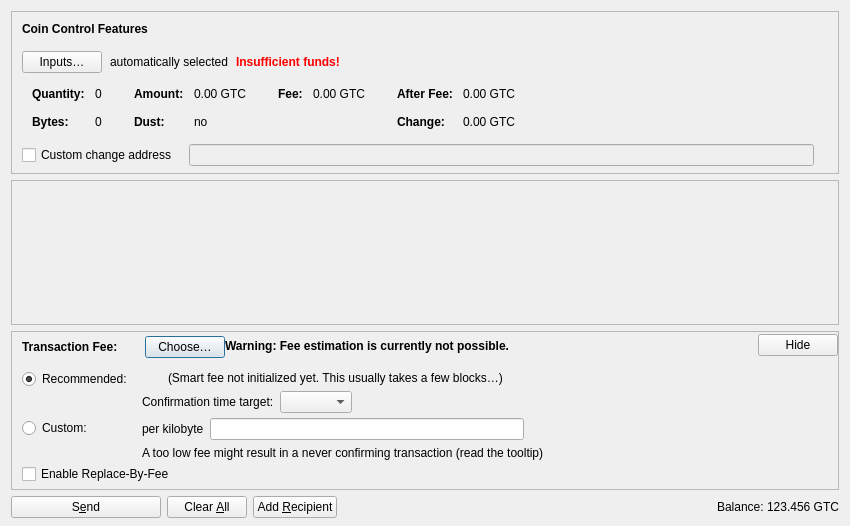
<?xml version="1.0" encoding="UTF-8"?>
<ui version="4.0">
 <class>SendCoinsDialog</class>
 <widget class="QDialog" name="SendCoinsDialog">
  <property name="geometry">
   <rect>
    <x>0</x>
    <y>0</y>
    <width>850</width>
    <height>526</height>
   </rect>
  </property>
  <property name="windowTitle">
   <string>Send Coins</string>
  </property>
  <layout class="QVBoxLayout" name="verticalLayout" stretch="0,1,0,0">
   <property name="bottomMargin">
    <number>8</number>
   </property>
   <item>
    <widget class="QFrame" name="frameCoinControl">
     <property name="sizePolicy">
      <sizepolicy hsizetype="Expanding" vsizetype="Expanding">
       <horstretch>0</horstretch>
       <verstretch>0</verstretch>
      </sizepolicy>
     </property>
     <property name="maximumSize">
      <size>
       <width>16777215</width>
       <height>16777215</height>
      </size>
     </property>
     <property name="frameShape">
      <enum>QFrame::StyledPanel</enum>
     </property>
     <property name="frameShadow">
      <enum>QFrame::Sunken</enum>
     </property>
     <layout class="QVBoxLayout" name="verticalLayoutCoinControl2">
      <property name="spacing">
       <number>0</number>
      </property>
      <property name="leftMargin">
       <number>0</number>
      </property>
      <property name="topMargin">
       <number>0</number>
      </property>
      <property name="rightMargin">
       <number>0</number>
      </property>
      <property name="bottomMargin">
       <number>6</number>
      </property>
      <item>
       <layout class="QVBoxLayout" name="verticalLayoutCoinControl" stretch="0,0,0,0,1">
        <property name="spacing">
         <number>0</number>
        </property>
        <property name="leftMargin">
         <number>10</number>
        </property>
        <property name="topMargin">
         <number>10</number>
        </property>
        <item>
         <layout class="QHBoxLayout" name="horizontalLayoutCoinControl1">
          <property name="bottomMargin">
           <number>15</number>
          </property>
          <item>
           <widget class="QLabel" name="labelCoinControlFeatures">
            <property name="sizePolicy">
             <sizepolicy hsizetype="Preferred" vsizetype="Maximum">
              <horstretch>0</horstretch>
              <verstretch>0</verstretch>
             </sizepolicy>
            </property>
            <property name="font">
             <font>
              <weight>75</weight>
              <bold>true</bold>
             </font>
            </property>
            <property name="styleSheet">
             <string notr="true">font-weight:bold;</string>
            </property>
            <property name="text">
             <string>Coin Control Features</string>
            </property>
           </widget>
          </item>
         </layout>
        </item>
        <item>
         <layout class="QHBoxLayout" name="horizontalLayoutCoinControl2" stretch="0,0,0,0">
          <property name="spacing">
           <number>8</number>
          </property>
          <property name="bottomMargin">
           <number>10</number>
          </property>
          <item>
           <widget class="QPushButton" name="pushButtonCoinControl">
            <property name="styleSheet">
             <string notr="true"/>
            </property>
            <property name="text">
             <string>Inputs…</string>
            </property>
            <property name="autoDefault">
             <bool>false</bool>
            </property>
           </widget>
          </item>
          <item>
           <widget class="QLabel" name="labelCoinControlAutomaticallySelected">
            <property name="text">
             <string>automatically selected</string>
            </property>
            <property name="margin">
             <number>5</number>
            </property>
           </widget>
          </item>
          <item>
           <widget class="QLabel" name="labelCoinControlInsuffFunds">
            <property name="font">
             <font>
              <weight>75</weight>
              <bold>true</bold>
             </font>
            </property>
            <property name="styleSheet">
             <string notr="true">color:red;font-weight:bold;</string>
            </property>
            <property name="text">
             <string>Insufficient funds!</string>
            </property>
            <property name="margin">
             <number>5</number>
            </property>
           </widget>
          </item>
          <item>
           <spacer name="horizontalSpacerCoinControl">
            <property name="orientation">
             <enum>Qt::Horizontal</enum>
            </property>
            <property name="sizeHint" stdset="0">
             <size>
              <width>40</width>
              <height>1</height>
             </size>
            </property>
           </spacer>
          </item>
         </layout>
        </item>
        <item>
         <widget class="QWidget" name="widgetCoinControl" native="true">
          <property name="sizePolicy">
           <sizepolicy hsizetype="Preferred" vsizetype="Preferred">
            <horstretch>0</horstretch>
            <verstretch>0</verstretch>
           </sizepolicy>
          </property>
          <property name="minimumSize">
           <size>
            <width>0</width>
            <height>0</height>
           </size>
          </property>
          <property name="styleSheet">
           <string notr="true"/>
          </property>
          <layout class="QHBoxLayout" name="horizontalLayoutCoinControl5">
           <property name="leftMargin">
            <number>0</number>
           </property>
           <property name="topMargin">
            <number>0</number>
           </property>
           <property name="rightMargin">
            <number>0</number>
           </property>
           <property name="bottomMargin">
            <number>0</number>
           </property>
           <item>
            <layout class="QHBoxLayout" name="horizontalLayoutCoinControl3" stretch="0,0,0,1">
             <property name="spacing">
              <number>20</number>
             </property>
             <property name="topMargin">
              <number>0</number>
             </property>
             <property name="bottomMargin">
              <number>10</number>
             </property>
             <item>
              <layout class="QFormLayout" name="formLayoutCoinControl1">
               <property name="horizontalSpacing">
                <number>10</number>
               </property>
               <property name="verticalSpacing">
                <number>14</number>
               </property>
               <property name="leftMargin">
                <number>10</number>
               </property>
               <property name="topMargin">
                <number>4</number>
               </property>
               <property name="rightMargin">
                <number>6</number>
               </property>
               <item row="0" column="0">
                <widget class="QLabel" name="labelCoinControlQuantityText">
                 <property name="font">
                  <font>
                   <weight>75</weight>
                   <bold>true</bold>
                  </font>
                 </property>
                 <property name="text">
                  <string>Quantity:</string>
                 </property>
                 <property name="margin">
                  <number>0</number>
                 </property>
                </widget>
               </item>
               <item row="0" column="1">
                <widget class="QLabel" name="labelCoinControlQuantity">
                 <property name="cursor">
                  <cursorShape>IBeamCursor</cursorShape>
                 </property>
                 <property name="contextMenuPolicy">
                  <enum>Qt::ActionsContextMenu</enum>
                 </property>
                 <property name="text">
                  <string notr="true">0</string>
                 </property>
                 <property name="margin">
                  <number>0</number>
                 </property>
                 <property name="textInteractionFlags">
                  <set>Qt::LinksAccessibleByMouse|Qt::TextSelectableByKeyboard|Qt::TextSelectableByMouse</set>
                 </property>
                </widget>
               </item>
               <item row="1" column="0">
                <widget class="QLabel" name="labelCoinControlBytesText">
                 <property name="font">
                  <font>
                   <weight>75</weight>
                   <bold>true</bold>
                  </font>
                 </property>
                 <property name="text">
                  <string>Bytes:</string>
                 </property>
                </widget>
               </item>
               <item row="1" column="1">
                <widget class="QLabel" name="labelCoinControlBytes">
                 <property name="cursor">
                  <cursorShape>IBeamCursor</cursorShape>
                 </property>
                 <property name="contextMenuPolicy">
                  <enum>Qt::ActionsContextMenu</enum>
                 </property>
                 <property name="text">
                  <string notr="true">0</string>
                 </property>
                 <property name="textInteractionFlags">
                  <set>Qt::LinksAccessibleByMouse|Qt::TextSelectableByKeyboard|Qt::TextSelectableByMouse</set>
                 </property>
                </widget>
               </item>
              </layout>
             </item>
             <item>
              <layout class="QFormLayout" name="formLayoutCoinControl2">
               <property name="horizontalSpacing">
                <number>10</number>
               </property>
               <property name="verticalSpacing">
                <number>14</number>
               </property>
               <property name="leftMargin">
                <number>6</number>
               </property>
               <property name="topMargin">
                <number>4</number>
               </property>
               <property name="rightMargin">
                <number>6</number>
               </property>
               <item row="0" column="0">
                <widget class="QLabel" name="labelCoinControlAmountText">
                 <property name="font">
                  <font>
                   <weight>75</weight>
                   <bold>true</bold>
                  </font>
                 </property>
                 <property name="text">
                  <string>Amount:</string>
                 </property>
                 <property name="margin">
                  <number>0</number>
                 </property>
                </widget>
               </item>
               <item row="0" column="1">
                <widget class="QLabel" name="labelCoinControlAmount">
                 <property name="cursor">
                  <cursorShape>IBeamCursor</cursorShape>
                 </property>
                 <property name="contextMenuPolicy">
                  <enum>Qt::ActionsContextMenu</enum>
                 </property>
                 <property name="text">
                  <string notr="true">0.00 GTC</string>
                 </property>
                 <property name="textInteractionFlags">
                  <set>Qt::LinksAccessibleByMouse|Qt::TextSelectableByKeyboard|Qt::TextSelectableByMouse</set>
                 </property>
                </widget>
               </item>
               <item row="1" column="0">
                <widget class="QLabel" name="labelCoinControlLowOutputText">
                 <property name="font">
                  <font>
                   <weight>75</weight>
                   <bold>true</bold>
                  </font>
                 </property>
                 <property name="text">
                  <string>Dust:</string>
                 </property>
                </widget>
               </item>
               <item row="1" column="1">
                <widget class="QLabel" name="labelCoinControlLowOutput">
                 <property name="cursor">
                  <cursorShape>IBeamCursor</cursorShape>
                 </property>
                 <property name="contextMenuPolicy">
                  <enum>Qt::ActionsContextMenu</enum>
                 </property>
                 <property name="text">
                  <string notr="true">no</string>
                 </property>
                 <property name="textInteractionFlags">
                  <set>Qt::LinksAccessibleByMouse|Qt::TextSelectableByKeyboard|Qt::TextSelectableByMouse</set>
                 </property>
                </widget>
               </item>
              </layout>
             </item>
             <item>
              <layout class="QFormLayout" name="formLayoutCoinControl3">
               <property name="horizontalSpacing">
                <number>10</number>
               </property>
               <property name="verticalSpacing">
                <number>14</number>
               </property>
               <property name="leftMargin">
                <number>6</number>
               </property>
               <property name="topMargin">
                <number>4</number>
               </property>
               <property name="rightMargin">
                <number>6</number>
               </property>
               <item row="0" column="0">
                <widget class="QLabel" name="labelCoinControlFeeText">
                 <property name="font">
                  <font>
                   <weight>75</weight>
                   <bold>true</bold>
                  </font>
                 </property>
                 <property name="text">
                  <string>Fee:</string>
                 </property>
                 <property name="margin">
                  <number>0</number>
                 </property>
                </widget>
               </item>
               <item row="0" column="1">
                <widget class="QLabel" name="labelCoinControlFee">
                 <property name="cursor">
                  <cursorShape>IBeamCursor</cursorShape>
                 </property>
                 <property name="contextMenuPolicy">
                  <enum>Qt::ActionsContextMenu</enum>
                 </property>
                 <property name="text">
                  <string notr="true">0.00 GTC</string>
                 </property>
                 <property name="textInteractionFlags">
                  <set>Qt::LinksAccessibleByMouse|Qt::TextSelectableByKeyboard|Qt::TextSelectableByMouse</set>
                 </property>
                </widget>
               </item>
              </layout>
             </item>
             <item>
              <layout class="QFormLayout" name="formLayoutCoinControl4">
               <property name="horizontalSpacing">
                <number>10</number>
               </property>
               <property name="verticalSpacing">
                <number>14</number>
               </property>
               <property name="leftMargin">
                <number>6</number>
               </property>
               <property name="topMargin">
                <number>4</number>
               </property>
               <property name="rightMargin">
                <number>6</number>
               </property>
               <item row="0" column="0">
                <widget class="QLabel" name="labelCoinControlAfterFeeText">
                 <property name="font">
                  <font>
                   <weight>75</weight>
                   <bold>true</bold>
                  </font>
                 </property>
                 <property name="text">
                  <string>After Fee:</string>
                 </property>
                 <property name="margin">
                  <number>0</number>
                 </property>
                </widget>
               </item>
               <item row="0" column="1">
                <widget class="QLabel" name="labelCoinControlAfterFee">
                 <property name="cursor">
                  <cursorShape>IBeamCursor</cursorShape>
                 </property>
                 <property name="contextMenuPolicy">
                  <enum>Qt::ActionsContextMenu</enum>
                 </property>
                 <property name="text">
                  <string notr="true">0.00 GTC</string>
                 </property>
                 <property name="textInteractionFlags">
                  <set>Qt::LinksAccessibleByMouse|Qt::TextSelectableByKeyboard|Qt::TextSelectableByMouse</set>
                 </property>
                </widget>
               </item>
               <item row="1" column="0">
                <widget class="QLabel" name="labelCoinControlChangeText">
                 <property name="font">
                  <font>
                   <weight>75</weight>
                   <bold>true</bold>
                  </font>
                 </property>
                 <property name="text">
                  <string>Change:</string>
                 </property>
                </widget>
               </item>
               <item row="1" column="1">
                <widget class="QLabel" name="labelCoinControlChange">
                 <property name="cursor">
                  <cursorShape>IBeamCursor</cursorShape>
                 </property>
                 <property name="contextMenuPolicy">
                  <enum>Qt::ActionsContextMenu</enum>
                 </property>
                 <property name="text">
                  <string notr="true">0.00 GTC</string>
                 </property>
                 <property name="textInteractionFlags">
                  <set>Qt::LinksAccessibleByMouse|Qt::TextSelectableByKeyboard|Qt::TextSelectableByMouse</set>
                 </property>
                </widget>
               </item>
              </layout>
             </item>
            </layout>
           </item>
          </layout>
         </widget>
        </item>
        <item>
         <layout class="QHBoxLayout" name="horizontalLayoutCoinControl4" stretch="0,0,0">
          <property name="spacing">
           <number>12</number>
          </property>
          <property name="sizeConstraint">
           <enum>QLayout::SetDefaultConstraint</enum>
          </property>
          <property name="topMargin">
           <number>5</number>
          </property>
          <property name="rightMargin">
           <number>5</number>
          </property>
          <item>
           <widget class="QCheckBox" name="checkBoxCoinControlChange">
            <property name="toolTip">
             <string>If this is activated, but the change address is empty or invalid, change will be sent to a newly generated address.</string>
            </property>
            <property name="text">
             <string>Custom change address</string>
            </property>
           </widget>
          </item>
          <item>
           <widget class="QValidatedLineEdit" name="lineEditCoinControlChange">
            <property name="enabled">
             <bool>false</bool>
            </property>
            <property name="sizePolicy">
             <sizepolicy hsizetype="Expanding" vsizetype="Fixed">
              <horstretch>0</horstretch>
              <verstretch>0</verstretch>
             </sizepolicy>
            </property>
           </widget>
          </item>
          <item>
           <widget class="QLabel" name="labelCoinControlChangeLabel">
            <property name="sizePolicy">
             <sizepolicy hsizetype="Preferred" vsizetype="Expanding">
              <horstretch>0</horstretch>
              <verstretch>0</verstretch>
             </sizepolicy>
            </property>
            <property name="minimumSize">
             <size>
              <width>0</width>
              <height>0</height>
             </size>
            </property>
            <property name="text">
             <string/>
            </property>
            <property name="margin">
             <number>3</number>
            </property>
           </widget>
          </item>
         </layout>
        </item>
        <item>
         <spacer name="verticalSpacerCoinControl">
          <property name="orientation">
           <enum>Qt::Vertical</enum>
          </property>
          <property name="sizeHint" stdset="0">
           <size>
            <width>800</width>
            <height>1</height>
           </size>
          </property>
         </spacer>
        </item>
       </layout>
      </item>
     </layout>
    </widget>
   </item>
   <item>
    <widget class="QScrollArea" name="scrollArea">
     <property name="widgetResizable">
      <bool>true</bool>
     </property>
     <widget class="QWidget" name="scrollAreaWidgetContents">
      <property name="geometry">
       <rect>
        <x>0</x>
        <y>0</y>
        <width>830</width>
        <height>104</height>
       </rect>
      </property>
      <layout class="QVBoxLayout" name="verticalLayout_2" stretch="0,1">
       <property name="leftMargin">
        <number>0</number>
       </property>
       <property name="topMargin">
        <number>0</number>
       </property>
       <property name="rightMargin">
        <number>0</number>
       </property>
       <property name="bottomMargin">
        <number>0</number>
       </property>
       <item>
        <layout class="QVBoxLayout" name="entries">
         <property name="spacing">
          <number>6</number>
         </property>
        </layout>
       </item>
       <item>
        <spacer name="verticalSpacer">
         <property name="orientation">
          <enum>Qt::Vertical</enum>
         </property>
         <property name="sizeHint" stdset="0">
          <size>
           <width>20</width>
           <height>40</height>
          </size>
         </property>
        </spacer>
       </item>
      </layout>
     </widget>
    </widget>
   </item>
   <item>
    <widget class="QFrame" name="frameFee">
     <property name="sizePolicy">
      <sizepolicy hsizetype="Expanding" vsizetype="Expanding">
       <horstretch>0</horstretch>
       <verstretch>0</verstretch>
      </sizepolicy>
     </property>
     <property name="maximumSize">
      <size>
       <width>16777215</width>
       <height>16777215</height>
      </size>
     </property>
     <property name="frameShape">
      <enum>QFrame::StyledPanel</enum>
     </property>
     <property name="frameShadow">
      <enum>QFrame::Sunken</enum>
     </property>
     <layout class="QVBoxLayout" name="verticalLayoutFee1">
      <property name="spacing">
       <number>0</number>
      </property>
      <property name="leftMargin">
       <number>0</number>
      </property>
      <property name="topMargin">
       <number>0</number>
      </property>
      <property name="rightMargin">
       <number>0</number>
      </property>
      <property name="bottomMargin">
       <number>0</number>
      </property>
      <item>
       <layout class="QVBoxLayout" name="verticalLayoutFee2" stretch="0,0,0">
        <property name="spacing">
         <number>0</number>
        </property>
        <property name="leftMargin">
         <number>10</number>
        </property>
        <property name="topMargin">
         <number>0</number>
        </property>
        <item>
         <layout class="QHBoxLayout" name="horizontalLayoutFee1">
          <property name="bottomMargin">
           <number>0</number>
          </property>
          <item>
           <layout class="QVBoxLayout" name="verticalLayoutFee7">
            <property name="spacing">
             <number>0</number>
            </property>
            <item>
             <spacer name="verticalSpacerSmartFee">
              <property name="orientation">
               <enum>Qt::Vertical</enum>
              </property>
              <property name="sizeType">
               <enum>QSizePolicy::Fixed</enum>
              </property>
              <property name="sizeHint" stdset="0">
               <size>
                <width>1</width>
                <height>4</height>
               </size>
              </property>
             </spacer>
            </item>
            <item>
             <layout class="QHBoxLayout" name="horizontalLayoutSmartFee">
              <property name="spacing">
               <number>10</number>
              </property>
              <item>
               <widget class="QLabel" name="labelFeeHeadline">
                <property name="sizePolicy">
                 <sizepolicy hsizetype="Preferred" vsizetype="Maximum">
                  <horstretch>0</horstretch>
                  <verstretch>0</verstretch>
                 </sizepolicy>
                </property>
                <property name="font">
                 <font>
                  <weight>75</weight>
                  <bold>true</bold>
                 </font>
                </property>
                <property name="styleSheet">
                 <string notr="true">font-weight:bold;</string>
                </property>
                <property name="text">
                 <string>Transaction Fee:</string>
                </property>
               </widget>
              </item>
              <item>
               <widget class="QLabel" name="labelFeeMinimized">
                <property name="text">
                 <string/>
                </property>
               </widget>
              </item>
              <item>
               <widget class="QPushButton" name="buttonChooseFee">
                <property name="text">
                 <string>Choose…</string>
                </property>
               </widget>
              </item>
             </layout>
            </item>
            <item>
             <spacer name="verticalSpacer_5">
              <property name="orientation">
               <enum>Qt::Vertical</enum>
              </property>
              <property name="sizeHint" stdset="0">
               <size>
                <width>1</width>
                <height>1</height>
               </size>
              </property>
             </spacer>
            </item>
           </layout>
          </item>
          <item>
           <widget class="QLabel" name="fallbackFeeWarningLabel">
            <property name="toolTip">
             <string>Using the fallbackfee can result in sending a transaction that will take several hours or days (or never) to confirm. Consider choosing your fee manually or wait until you have validated the complete chain.</string>
            </property>
            <property name="font">
            <font>
                <weight>75</weight>
                <bold>true</bold>
            </font>
            </property>
            <property name="text">
             <string>Warning: Fee estimation is currently not possible.</string>
            </property>
            <property name="wordWrap">
             <bool>false</bool>
            </property>
           </widget>
          </item>
          <item>
           <spacer name="horizontalSpacer_4">
            <property name="orientation">
             <enum>Qt::Horizontal</enum>
            </property>
            <property name="sizeType">
             <enum>QSizePolicy::MinimumExpanding</enum>
            </property>
            <property name="sizeHint" stdset="0">
             <size>
              <width>40</width>
              <height>20</height>
             </size>
            </property>
           </spacer>
          </item>
          <item>
           <widget class="QPushButton" name="buttonMinimizeFee">
            <property name="toolTip">
             <string>Hide transaction fee settings</string>
            </property>
            <property name="text">
             <string>Hide</string>
            </property>
           </widget>
          </item>
         </layout>
        </item>
        <item>
         <widget class="QFrame" name="frameFeeSelection">
          <layout class="QVBoxLayout" name="verticalLayoutFee12">
           <property name="spacing">
            <number>0</number>
           </property>
           <property name="leftMargin">
            <number>0</number>
           </property>
           <property name="topMargin">
            <number>0</number>
           </property>
           <property name="rightMargin">
            <number>0</number>
           </property>
           <property name="bottomMargin">
            <number>0</number>
           </property>
           <item>
            <layout class="QGridLayout" name="gridLayoutFee">
             <property name="topMargin">
              <number>10</number>
             </property>
             <property name="bottomMargin">
              <number>4</number>
             </property>
             <property name="horizontalSpacing">
              <number>10</number>
             </property>
             <property name="verticalSpacing">
              <number>4</number>
             </property>
             <item row="1" column="1">
              <layout class="QVBoxLayout" name="verticalLayoutFee8">
               <property name="spacing">
                <number>6</number>
               </property>
               <item>
                <layout class="QHBoxLayout" name="horizontalLayoutFee13">
                 <item>
                  <widget class="QLabel" name="labelCustomPerKilobyte">
                   <property name="toolTip">
                    <string>Specify a custom fee per kB (1,000 bytes) of the transaction's virtual size.

Note:  Since the fee is calculated on a per-byte basis, a fee rate of "100 satoshis per kvB" for a transaction size of 500 virtual bytes (half of 1 kvB) would ultimately yield a fee of only 50 satoshis.</string>
                   </property>
                   <property name="text">
                    <string>per kilobyte</string>
                   </property>
                  </widget>
                 </item>
                 <item>
                  <widget class="GarliccoinAmountField" name="customFee"/>
                 </item>
                 <item>
                  <spacer name="horizontalSpacer_6">
                   <property name="orientation">
                    <enum>Qt::Horizontal</enum>
                   </property>
                   <property name="sizeHint" stdset="0">
                    <size>
                     <width>1</width>
                     <height>1</height>
                    </size>
                   </property>
                  </spacer>
                 </item>
                </layout>
               </item>
               <item>
                <layout class="QHBoxLayout" name="horizontalLayoutFee8">
                 <item>
                  <widget class="QLabel" name="labelCustomFeeWarning">
                   <property name="enabled">
                    <bool>true</bool>
                   </property>
                   <property name="toolTip">
                    <string>When there is less transaction volume than space in the blocks, miners as well as relaying nodes may enforce a minimum fee. Paying only this minimum fee is just fine, but be aware that this can result in a never confirming transaction once there is more demand for garliccoin transactions than the network can process.</string>
                   </property>
                   <property name="text">
                    <string>A too low fee might result in a never confirming transaction (read the tooltip)</string>
                   </property>
                  </widget>
                 </item>
                 <item>
                  <spacer name="horizontalSpacer_2">
                   <property name="orientation">
                    <enum>Qt::Horizontal</enum>
                   </property>
                   <property name="sizeHint" stdset="0">
                    <size>
                     <width>1</width>
                     <height>1</height>
                    </size>
                   </property>
                  </spacer>
                 </item>
                </layout>
               </item>
              </layout>
             </item>
             <item row="0" column="0">
              <layout class="QVBoxLayout" name="verticalLayoutFee4" stretch="0,1">
               <item>
                <widget class="QRadioButton" name="radioSmartFee">
                 <property name="text">
                  <string>Recommended:</string>
                 </property>
                 <property name="checked">
                  <bool>true</bool>
                 </property>
                 <attribute name="buttonGroup">
                  <string notr="true">groupFee</string>
                 </attribute>
                </widget>
               </item>
               <item>
                <spacer name="verticalSpacer_2">
                 <property name="orientation">
                  <enum>Qt::Vertical</enum>
                 </property>
                 <property name="sizeHint" stdset="0">
                  <size>
                   <width>1</width>
                   <height>1</height>
                  </size>
                 </property>
                </spacer>
               </item>
              </layout>
             </item>
             <item row="1" column="0">
              <layout class="QVBoxLayout" name="verticalLayoutFee9" stretch="0,1">
               <item>
                <widget class="QRadioButton" name="radioCustomFee">
                 <property name="text">
                  <string>Custom:</string>
                 </property>
                 <attribute name="buttonGroup">
                  <string notr="true">groupFee</string>
                 </attribute>
                </widget>
               </item>
               <item>
                <spacer name="verticalSpacer_6">
                 <property name="orientation">
                  <enum>Qt::Vertical</enum>
                 </property>
                 <property name="sizeHint" stdset="0">
                  <size>
                   <width>1</width>
                   <height>1</height>
                  </size>
                 </property>
                </spacer>
               </item>
              </layout>
             </item>
             <item row="0" column="1">
              <layout class="QVBoxLayout" name="verticalLayoutFee3" stretch="0,0,1">
               <property name="spacing">
                <number>6</number>
               </property>
               <property name="topMargin">
                <number>2</number>
               </property>
               <item>
                <layout class="QHBoxLayout" name="horizontalLayoutFee12">
                 <item>
                  <widget class="QLabel" name="labelSmartFee">
                   <property name="text">
                    <string/>
                   </property>
                  </widget>
                 </item>
                 <item>
                  <widget class="QLabel" name="labelFeeEstimation">
                   <property name="text">
                    <string/>
                   </property>
                  </widget>
                 </item>
                 <item>
                  <widget class="QLabel" name="labelSmartFee2">
                   <property name="text">
                    <string>(Smart fee not initialized yet. This usually takes a few blocks…)</string>
                   </property>
                  </widget>
                 </item>
                 <item>
                  <spacer name="horizontalSpacer_5">
                   <property name="orientation">
                    <enum>Qt::Horizontal</enum>
                   </property>
                   <property name="sizeHint" stdset="0">
                    <size>
                     <width>1</width>
                     <height>1</height>
                    </size>
                   </property>
                  </spacer>
                 </item>
                </layout>
               </item>
               <item>
                <layout class="QHBoxLayout" name="horizontalLayoutFee9">
                 <item>
                  <layout class="QVBoxLayout" name="verticalLayoutFee6">
                   <item>
                    <widget class="QLabel" name="labelSmartFee3">
                     <property name="text">
                      <string>Confirmation time target:</string>
                     </property>
                    </widget>
                   </item>
                  </layout>
                 </item>
                 <item>
                  <layout class="QVBoxLayout" name="verticalLayoutFee5">
                   <property name="rightMargin">
                    <number>30</number>
                   </property>
                   <item>
                    <layout class="QHBoxLayout" name="horizontalLayoutConfTarget">
                     <property name="bottomMargin">
                      <number>0</number>
                     </property>
                     <item>
                      <widget class="QComboBox" name="confTargetSelector"/>
                     </item>
                     <item>
                      <spacer name="horizontalSpacerConfTarget">
                       <property name="orientation">
                        <enum>Qt::Horizontal</enum>
                       </property>
                       <property name="sizeHint" stdset="0">
                        <size>
                         <width>40</width>
                         <height>20</height>
                        </size>
                       </property>
                      </spacer>
                     </item>
                    </layout>
                   </item>
                  </layout>
                 </item>
                </layout>
               </item>
               <item>
                <spacer name="verticalSpacer_4">
                 <property name="orientation">
                  <enum>Qt::Vertical</enum>
                 </property>
                 <property name="sizeHint" stdset="0">
                  <size>
                   <width>1</width>
                   <height>1</height>
                  </size>
                 </property>
                </spacer>
               </item>
              </layout>
             </item>
            </layout>
           </item>
           <item>
            <widget class="QCheckBox" name="optInRBF">
             <property name="text">
              <string>Enable Replace-By-Fee</string>
             </property>
             <property name="toolTip">
              <string>With Replace-By-Fee (BIP-125) you can increase a transaction's fee after it is sent. Without this, a higher fee may be recommended to compensate for increased transaction delay risk.</string>
             </property>
            </widget>
           </item>
          </layout>
         </widget>
        </item>
        <item>
         <spacer name="verticalSpacerFee">
          <property name="orientation">
           <enum>Qt::Vertical</enum>
          </property>
          <property name="sizeHint" stdset="0">
           <size>
            <width>40</width>
            <height>5</height>
           </size>
          </property>
         </spacer>
        </item>
       </layout>
      </item>
     </layout>
    </widget>
   </item>
   <item>
    <layout class="QHBoxLayout" name="horizontalLayout">
     <item>
      <widget class="QPushButton" name="sendButton">
       <property name="minimumSize">
        <size>
         <width>150</width>
         <height>0</height>
        </size>
       </property>
       <property name="toolTip">
        <string>Confirm the send action</string>
       </property>
       <property name="text">
        <string>S&amp;end</string>
       </property>
       <property name="icon">
        <iconset resource="../garliccoin.qrc">
         <normaloff>:/icons/send</normaloff>:/icons/send</iconset>
       </property>
       <property name="autoDefault">
        <bool>false</bool>
       </property>
       <property name="default">
        <bool>false</bool>
       </property>
      </widget>
     </item>
     <item>
      <widget class="QPushButton" name="clearButton">
       <property name="sizePolicy">
        <sizepolicy hsizetype="Minimum" vsizetype="Fixed">
         <horstretch>0</horstretch>
         <verstretch>0</verstretch>
        </sizepolicy>
       </property>
       <property name="toolTip">
        <string>Clear all fields of the form.</string>
       </property>
       <property name="text">
        <string>Clear &amp;All</string>
       </property>
       <property name="icon">
        <iconset resource="../garliccoin.qrc">
         <normaloff>:/icons/remove</normaloff>:/icons/remove</iconset>
       </property>
       <property name="autoDefault">
        <bool>false</bool>
       </property>
      </widget>
     </item>
     <item>
      <widget class="QPushButton" name="addButton">
       <property name="toolTip">
        <string>Send to multiple recipients at once</string>
       </property>
       <property name="text">
        <string>Add &amp;Recipient</string>
       </property>
       <property name="icon">
        <iconset resource="../garliccoin.qrc">
         <normaloff>:/icons/add</normaloff>:/icons/add</iconset>
       </property>
       <property name="autoDefault">
        <bool>false</bool>
       </property>
      </widget>
     </item>
     <item>
      <spacer name="horizontalSpacer">
       <property name="orientation">
        <enum>Qt::Horizontal</enum>
       </property>
       <property name="sizeHint" stdset="0">
        <size>
         <width>40</width>
         <height>20</height>
        </size>
       </property>
      </spacer>
     </item>
     <item>
      <layout class="QHBoxLayout" name="horizontalLayout_2">
       <property name="spacing">
        <number>3</number>
       </property>
       <item>
        <widget class="QLabel" name="labelBalanceName">
         <property name="sizePolicy">
          <sizepolicy hsizetype="Preferred" vsizetype="Fixed">
           <horstretch>0</horstretch>
           <verstretch>0</verstretch>
          </sizepolicy>
         </property>
         <property name="text">
          <string>Balance:</string>
         </property>
        </widget>
       </item>
       <item>
        <widget class="QLabel" name="labelBalance">
         <property name="sizePolicy">
          <sizepolicy hsizetype="Preferred" vsizetype="Fixed">
           <horstretch>0</horstretch>
           <verstretch>0</verstretch>
          </sizepolicy>
         </property>
         <property name="cursor">
          <cursorShape>IBeamCursor</cursorShape>
         </property>
         <property name="text">
          <string notr="true">123.456 GTC</string>
         </property>
         <property name="textInteractionFlags">
          <set>Qt::LinksAccessibleByMouse|Qt::TextSelectableByKeyboard|Qt::TextSelectableByMouse</set>
         </property>
        </widget>
       </item>
      </layout>
     </item>
    </layout>
   </item>
  </layout>
 </widget>
 <customwidgets>
  <customwidget>
   <class>QValidatedLineEdit</class>
   <extends>QLineEdit</extends>
   <header>qt/qvalidatedlineedit.h</header>
  </customwidget>
  <customwidget>
   <class>GarliccoinAmountField</class>
   <extends>QLineEdit</extends>
   <header>qt/garliccoinamountfield.h</header>
   <container>1</container>
  </customwidget>
 </customwidgets>
 <resources>
  <include location="../garliccoin.qrc"/>
 </resources>
 <connections/>
 <buttongroups>
  <buttongroup name="groupFee"/>
 </buttongroups>
</ui>
